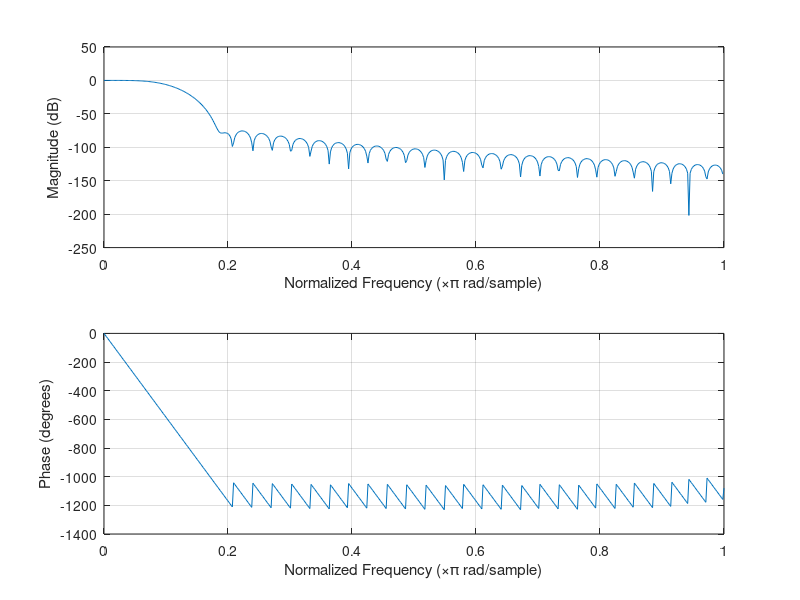

Here is the MATLAB script that generated this plot: (Note: this script raises an error after producing the figure.)
%% medidor de distancia con interpolacion de la envolvente utilizando los ecos digitalizados


%para probar el algoritmo de de medicion en matlab pero con los datos
%digitalizados por el psoc, se utiliza el vector del eco
clear all 
%close all

fc = 40e3;     %frecuencia de resonancia del sensor
fs = 400e3;      %frecuencia de muestreo
N = 1024;
%% deriva de amstrong 
%filtro analogico cero - polo frecuencia de corte superior 60000
fss = fc;     %Doble de la frecuencia de la portadora
a = 2*20e3*pi;  %Ancho de banda del transductor
num = 100.*[1 0];
den = [1 a]; % se usa el polo para limitar el ancho de banda de la derivada
%Se digitaliza el filtro para hallar la derivada
[numd, dend] = bilinear(num,den,fss);
derivadorS = tf(num,den);
derivadorZ = tf(numd,dend,1); % para tener la ecuacion en diferencia que va en el PSoC

%% fir derivada
b_diff = [-1, 6, -27, 104,0,  -104, 27, -6, 1];

%% filtro demodulador

fir_dem = fir1(65,0.1,blackman(66));
fir_dem2 = fir1(65,0.025,blackman(66));
figure
freqz(fir_dem)


%% filtro low pass reconstructor
%pasamos la envolvente por un paso bajos con frecuencia de corte a 3k para
%interpolar la senhal, para esto primero disenhamos el filtro paso bajos
%neecesario:
M = 3;
fss_lp = M*fs;
fc_lp = 20e3;

lp_interpolador = fir1(60,fc_lp/(fss_lp/2)); %para que pase hasta 10k


%%  
%Longitud del vector de datos
longitud = 1024;
%Frecuencia de muestreo
fs=0.4e6;
Ts=1/fs;


%% Tomaremos como referencia el eco que esta en la mitad del trayecto medido.
% los ecos se empezaron a digitalizar a una distancia de 20cm entre los
% transductores y finalizo a una distancia de 40cm con intervalos de 1cm
% por lo que nuestra referencia sera el eco tomado en el medio, el eco en
% la posicion del indice 11 del vector de ecos.

aux = load('D:\Google Drive\TESIS FM\Scrips Matlab\psoc_med_dis\medidas_paper\ecos_digitalizados.mat');
eco = aux.ecos;
temperatura = aux.temperatura;

%para tomar el patron hacemos el promediado espacial de los 10 ecos en el
%punto de referencia el cual es a la mitad de la distancia, corresponde al
%indice 11 en el array eco
env_refe_int_d = zeros(1,longitud*M);
prom_count = 1;
while (prom_count < 11) %promediaremos 10 medidas
    
    eco_refe = squeeze(eco(11,prom_count,:));
    
    %% se halla la envolvente utilizando la transformada de hilbert
    env_r = abs(hilbert(eco_refe));
    env_refe = filter(fir_dem,1,env_r);
    

    %% se interpola la envolvente para obterner mas resolucion
    %primero agregamos los puntos intermedios en cada muestra
    j = 1;
    for i=1 : N
        env_y_0(j) = env_refe(i);
        env_y_0(j+1) = env_refe(i);
        env_y_0(j+2) = env_refe(i);
        j = j+3;
    end

    %pasamos la senhal por el filtro low pass reconstructor:
    env_refe_int = filter(lp_interpolador,1,env_y_0);
    env_refe_int = M.*env_refe_int;


    %% derivamos al envolvente 
    env_refe_int_d_aux = filter(numd,dend,env_refe_int);%se deriva la envolvelnte interpolada
   
    %normalizacion de la derivada
    [max_d max_i] = max(env_refe_int_d_aux );
    env_refe_int_d_aux = (1/max_d).*env_refe_int_d_aux;
    
    %% sumamos las derivadas de la envolvente
    for i = 1 : longitud*M
        env_refe_int_d(i) = env_refe_int_d(i) + env_refe_int_d_aux(i);
    end
    prom_count = prom_count +1;

end
env_refe_int_d = (1/10).*env_refe_int_d;

%% Elegimos el patron

figure
plot(env_refe_int_d)
title('Derivada de la envolvente referencia.')

disp("Enter para elegir el patron")
pause
%se selecciona cual sera el patron, esto se hace seleccionando una ventana
%temporanl en la curva de la envolventa derivada
[ind val] = ginput(2);

%Se define el patron desde la derivada
patron = env_refe_int_d(1,floor(ind(1,1)):floor(ind(2,1)));
%patron = filter(patron_lp,1,patron_0);
figure
plot(patron);
title('patron de la derivada')

%% hallamos el indice maximo de la correlacion de referencia.
correlacion =  xcorr(env_refe_int_d ,patron);
[V1 TOF1] = max(correlacion);

%% iniciamos las mediciones a partir de la referencia tomada

flag = 1;
count_med = 1;
count_dist = 1;

while(count_dist < 22)
    while(count_med <11)
    %se toma la siguiente medida
    eco_med = squeeze(eco(count_dist,count_med,:));

    %% se obtiene la envolvente del segundo eco generado
    env_m = abs(hilbert(eco_med));
    env_med = filter(fir_dem,1,env_m);

    %% se interpola la envolvente del segundo eco
    %primero agregamos los puntos intermedios en cada muestra
    j = 1;
    for i=1 : N
        env_y1_0(j) = env_med(i);
        env_y1_0(j+1) = env_med(i);
        env_y1_0(j+2) = env_med(i);
        j = j+3;
    end

    env_med_int = filter(lp_interpolador,1,env_y1_0);
    env_med_int = M.*env_med_int;

    %% se deriva la envolvente interpolada del segundo eco
    env_med_int_d = filter(numd,dend,env_med_int);

    %se normaliza la derivada
    [max_d, max_i] = max(env_med_int_d );
    env_med_int_d = (1/max_d).*env_med_int_d;


    %% CORRELACION DE LA SENHAL medida (EL 2DO ECO digitalizado)
    correlacion  =  xcorr(env_med_int_d ,patron);
    [V2 TOF2] = max( correlacion );

    %% se calcula el tiempo de vuelo y la distancia entre los ecos con las correlaciones realizadas por partes

    TOF1_v(count_dist,count_med) = TOF1
    TOF2_v(count_dist,count_med) = TOF2
    Distancia(count_dist,count_med) =(331000 + 610*temperatura(count_dist,count_med))*[(TOF2-TOF1)*1/(3*fs)]

    count_med = count_med + 1;
    
   
    end
    
    count_dist = count_dist + 1;
    count_med = 1;
    
end

%% graficamos el error de las mediciones
valor_real = [-100:10:100];

XMIN = -10;
XMAX = 10;
YMIN = -2;
YMAX = 2;
% Solo interpolacion:
%aux = load('D:\Google Drive\TESIS FM\Psoc\Datos_mediciones\int_tia.mat');

i= 1;
while (i < 22)
   promedio_dist(i) = mean(Distancia(i,:)); 
   sigma_dist(i) = std(Distancia(i,:));
   error(i) = valor_real(i) - promedio_dist(i);
    i = i+1;
end

indice = [-10:1:10];

figure
subplot(311)
plot(indice,promedio_dist,'*')
title('DIG INT PROM, Promedio Distancias')
subplot(312)
plot(indice,sigma_dist,'*')
title('DIG INT PROM, STD Distancias')
subplot(313)
plot(indice,error,'*')
title('Error')
axis([XMIN XMAX YMIN YMAX])
